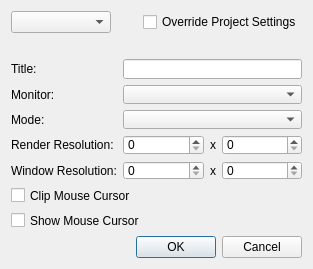
<?xml version="1.0" encoding="UTF-8"?>
<ui version="4.0">
 <class>ezQtWindowCfgDlg</class>
 <widget class="QDialog" name="ezQtWindowCfgDlg">
  <property name="geometry">
   <rect>
    <x>0</x>
    <y>0</y>
    <width>313</width>
    <height>269</height>
   </rect>
  </property>
  <property name="minimumSize">
   <size>
    <width>250</width>
    <height>200</height>
   </size>
  </property>
  <property name="maximumSize">
   <size>
    <width>350</width>
    <height>300</height>
   </size>
  </property>
  <property name="windowTitle">
   <string>Window Configuration</string>
  </property>
  <property name="windowIcon">
   <iconset resource="../QtResources/resources.qrc">
    <normaloff>:/EditorFramework/Icons/WindowConfig16.png</normaloff>:/EditorFramework/Icons/WindowConfig16.png</iconset>
  </property>
  <layout class="QVBoxLayout" name="verticalLayout">
   <item>
    <layout class="QHBoxLayout" name="horizontalLayout_2">
     <item>
      <widget class="QComboBox" name="m_ComboWnd">
       <property name="minimumSize">
        <size>
         <width>100</width>
         <height>0</height>
        </size>
       </property>
      </widget>
     </item>
     <item>
      <spacer name="horizontalSpacer">
       <property name="orientation">
        <enum>Qt::Horizontal</enum>
       </property>
       <property name="sizeHint" stdset="0">
        <size>
         <width>40</width>
         <height>20</height>
        </size>
       </property>
      </spacer>
     </item>
     <item>
      <widget class="QCheckBox" name="m_CheckOverrideDefault">
       <property name="text">
        <string>Override Project Settings</string>
       </property>
      </widget>
     </item>
    </layout>
   </item>
   <item>
    <spacer name="verticalSpacer_2">
     <property name="orientation">
      <enum>Qt::Vertical</enum>
     </property>
     <property name="sizeType">
      <enum>QSizePolicy::Fixed</enum>
     </property>
     <property name="sizeHint" stdset="0">
      <size>
       <width>20</width>
       <height>20</height>
      </size>
     </property>
    </spacer>
   </item>
   <item>
    <layout class="QGridLayout" name="gridLayout">
     <item row="0" column="0">
      <widget class="QLabel" name="label">
       <property name="text">
        <string>Title:</string>
       </property>
      </widget>
     </item>
     <item row="1" column="0">
      <widget class="QLabel" name="label_2">
       <property name="text">
        <string>Monitor:</string>
       </property>
      </widget>
     </item>
     <item row="3" column="0">
      <widget class="QLabel" name="label_4">
       <property name="text">
        <string>Render Resolution:</string>
       </property>
      </widget>
     </item>
     <item row="5" column="0" colspan="2">
      <widget class="QCheckBox" name="m_ClipMouseCursor">
       <property name="text">
        <string>Clip Mouse Cursor</string>
       </property>
      </widget>
     </item>
     <item row="3" column="1">
      <layout class="QHBoxLayout" name="horizontalLayout">
       <item>
        <widget class="QSpinBox" name="m_SpinRenderResX">
         <property name="sizePolicy">
          <sizepolicy hsizetype="MinimumExpanding" vsizetype="Fixed">
           <horstretch>0</horstretch>
           <verstretch>0</verstretch>
          </sizepolicy>
         </property>
         <property name="minimum">
          <number>0</number>
         </property>
         <property name="maximum">
          <number>5000</number>
         </property>
         <property name="singleStep">
          <number>10</number>
         </property>
        </widget>
       </item>
       <item>
        <widget class="QLabel" name="label_5">
         <property name="text">
          <string>x</string>
         </property>
        </widget>
       </item>
       <item>
        <widget class="QSpinBox" name="m_SpinRenderResY">
         <property name="sizePolicy">
          <sizepolicy hsizetype="MinimumExpanding" vsizetype="Fixed">
           <horstretch>0</horstretch>
           <verstretch>0</verstretch>
          </sizepolicy>
         </property>
         <property name="minimum">
          <number>0</number>
         </property>
         <property name="maximum">
          <number>5000</number>
         </property>
         <property name="singleStep">
          <number>10</number>
         </property>
        </widget>
       </item>
      </layout>
     </item>
     <item row="2" column="0">
      <widget class="QLabel" name="label_3">
       <property name="text">
        <string>Mode:</string>
       </property>
      </widget>
     </item>
     <item row="6" column="0" colspan="2">
      <widget class="QCheckBox" name="m_ShowMouseCursor">
       <property name="text">
        <string>Show Mouse Cursor</string>
       </property>
      </widget>
     </item>
     <item row="4" column="0">
      <widget class="QLabel" name="label_6">
       <property name="text">
        <string>Window Resolution:</string>
       </property>
      </widget>
     </item>
     <item row="2" column="1">
      <widget class="QComboBox" name="m_ComboMode"/>
     </item>
     <item row="0" column="1">
      <widget class="QLineEdit" name="m_LineEditTitle"/>
     </item>
     <item row="1" column="1">
      <widget class="QComboBox" name="m_ComboMonitor"/>
     </item>
     <item row="4" column="1">
      <layout class="QHBoxLayout" name="horizontalLayout_3">
       <item>
        <widget class="QSpinBox" name="m_SpinResX">
         <property name="sizePolicy">
          <sizepolicy hsizetype="MinimumExpanding" vsizetype="Fixed">
           <horstretch>0</horstretch>
           <verstretch>0</verstretch>
          </sizepolicy>
         </property>
         <property name="minimum">
          <number>0</number>
         </property>
         <property name="maximum">
          <number>5000</number>
         </property>
         <property name="singleStep">
          <number>10</number>
         </property>
        </widget>
       </item>
       <item>
        <widget class="QLabel" name="label_7">
         <property name="text">
          <string>x</string>
         </property>
        </widget>
       </item>
       <item>
        <widget class="QSpinBox" name="m_SpinResY">
         <property name="sizePolicy">
          <sizepolicy hsizetype="MinimumExpanding" vsizetype="Fixed">
           <horstretch>0</horstretch>
           <verstretch>0</verstretch>
          </sizepolicy>
         </property>
         <property name="minimum">
          <number>0</number>
         </property>
         <property name="maximum">
          <number>5000</number>
         </property>
         <property name="singleStep">
          <number>10</number>
         </property>
        </widget>
       </item>
      </layout>
     </item>
    </layout>
   </item>
   <item>
    <spacer name="verticalSpacer">
     <property name="orientation">
      <enum>Qt::Vertical</enum>
     </property>
     <property name="sizeHint" stdset="0">
      <size>
       <width>20</width>
       <height>40</height>
      </size>
     </property>
    </spacer>
   </item>
   <item>
    <widget class="QDialogButtonBox" name="m_ButtonBox">
     <property name="standardButtons">
      <set>QDialogButtonBox::Cancel|QDialogButtonBox::Ok</set>
     </property>
    </widget>
   </item>
  </layout>
 </widget>
 <resources>
  <include location="../../../Tools/Libs/GuiFoundation/QtResources/resources.qrc"/>
  <include location="../QtResources/resources.qrc"/>
 </resources>
 <connections/>
</ui>
